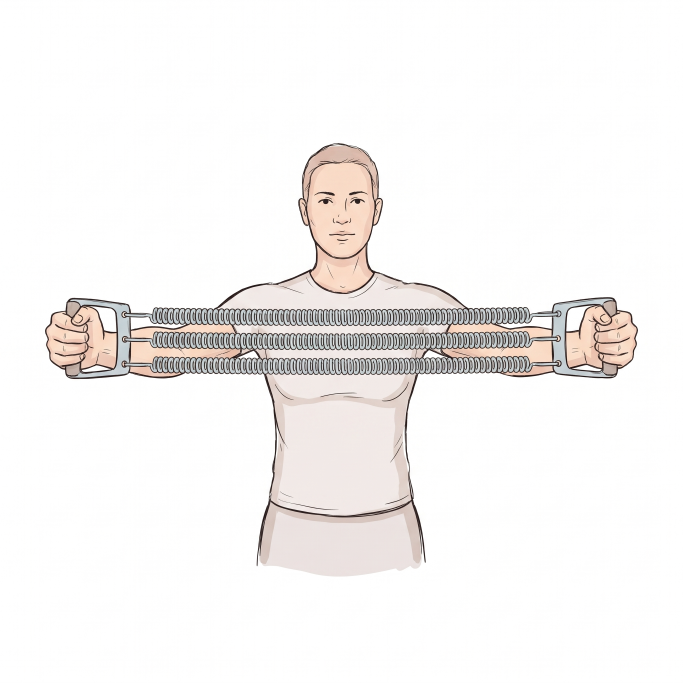
#> input picture obrazky/zdroje/020_pruznost_tuhost_pruziny_ilustrace.png, 2048 x 2048 px (shown at 1/3 size)
$ python 020_pruznost_tuhost_pruziny.py
#> lines starting #> are read from the running program, lines starting #| are printed output that depends on the picture
### obrazky/zdroje/styl.py
"""Jednotný kreslený styl obrázků sbírky. Použití:  from styl import *"""
import os
import matplotlib; matplotlib.use('Agg')
import matplotlib.pyplot as plt
from matplotlib import font_manager as fm
from matplotlib.patches import FancyArrowPatch, Arc

_FONT = os.path.join(os.path.dirname(os.path.abspath(__file__)), 'Caveat-Regular.ttf')
fm.fontManager.addfont(_FONT)

# --- barvy (význam je pevný, viz STYL.md) ---
INK    = '#222222'  # obrysy, osy, text
SILA   = '#d62828'  # síly
MOMENT = '#f77f00'  # momenty
POHYB  = '#7b2cbf'  # rychlost, zrychlení
ROZMER = '#1d6fd1'  # kóty, úhly, vzdálenosti
BOD    = '#2a9d4b'  # těžiště, body, osy otáčení
KOST, SVAL, KUZE, DREVO = '#f1e3c8', '#e07a7a', '#f6d5bf', '#8b5a2b'

W, H, DPI = 6.0, 4.0, 200   # 1200 x 800 px

def start(w=W, h=H, osy=False):
    plt.xkcd(scale=0.8, length=120, randomness=2)
    plt.rcParams.update({
        'font.family': ['Caveat', 'DejaVu Sans'], 'font.size': 20,
        'mathtext.fontset': 'custom', 'mathtext.rm': 'Caveat',
        'mathtext.it': 'Caveat', 'mathtext.bf': 'Caveat',
        'axes.linewidth': 1.8, 'lines.linewidth': 2.4, 'path.effects': [],
        'axes.edgecolor': INK, 'text.color': INK, 'axes.labelcolor': INK,
        'xtick.color': INK, 'ytick.color': INK})
    fig, ax = plt.subplots(figsize=(w, h), dpi=DPI)
    if not osy:
        ax.set_aspect('equal'); ax.axis('off')
    return fig, ax

# [9 lines left out: functions graf, sila, not called in this run]

def kota(ax, x0, y0, x1, y1, text, dx=0, dy=-.15):
    ax.add_patch(FancyArrowPatch((x0, y0), (x1, y1), arrowstyle='<->',
                 mutation_scale=14, lw=1.6, color=ROZMER))
    ax.text((x0 + x1) / 2 + dx, (y0 + y1) / 2 + dy, text, color=ROZMER,
            fontsize=18, ha='center', va='center')

def bod(ax, x, y, text=None, dx=.06, dy=.06):
    ax.plot(x, y, 'o', color=BOD, ms=9)
    if text: ax.text(x + dx, y + dy, text, color=BOD, fontsize=20)

# [11 lines left out: functions uhel, uloz, not called in this run]

### obrazky/zdroje/020_pruznost_tuhost_pruziny.py
"""020 – Tuhost pružiny: pružina se závažím (kóty) + ilustrace expandéru z Gemini (020_pruznost_tuhost_pruziny_ilustrace.png)."""
from styl import *
import numpy as np
from PIL import Image
from matplotlib.patches import Rectangle, FancyBboxPatch

ILU = '020_pruznost_tuhost_pruziny_ilustrace.png'

def pruzina(ax, x, y0, y1, n=10, w=.22):
    ys = np.linspace(y0, y1, 2 * n + 1)
    xs = [x + (w if i % 2 else -w) if 0 < i < 2 * n else x for i in range(2 * n + 1)]
    ax.plot(xs, ys, color='#6d7a86', lw=2.2)

if __name__ == '__main__':
    fig, ax = start(6.4, 4)
    fig.subplots_adjust(left=.0, right=.5, bottom=.02, top=.98)
    ax.add_patch(Rectangle((-.8, 3.0), 3.4, .15, fc='#bbbbbb', ec=INK, lw=2))
    for x in np.linspace(-.75, 2.4, 12): ax.plot([x, x + .15], [3.15, 3.33], color=INK, lw=1.1)
    pruzina(ax, 0, 3.0, 1.0)                                  # volná pružina
    pruzina(ax, 1.7, 3.0, .55)                                 # pružina se závažím
    ax.add_patch(FancyBboxPatch((1.4, -.1), .6, .6, boxstyle='round,pad=0.02', fc='#999999', ec=INK, lw=2))
    ax.text(1.7, .2, '2 kg', color='white', fontsize=17, ha='center', va='center')
    ax.plot([-.35, 2.15], [1.0, 1.0], color=ROZMER, lw=1, ls=':'); ax.plot([1.45, 2.15], [.55, .55], color=ROZMER, lw=1, ls=':')
    kota(ax, -.45, 1.0, -.45, 3.0, '', dy=0); ax.text(-.6, 2.0, '10 cm', color=ROZMER, fontsize=17, ha='right', va='center')
    kota(ax, 2.1, .55, 2.1, 1.0, '', dy=0); ax.text(2.25, .82, '4 mm', color=ROZMER, fontsize=16, va='center')
    ax.text(2.25, .62, '(zvětšeno)', color=ROZMER, fontsize=11, va='center')
    ax.text(.3, .1, '$k$ = ?', color=ROZMER, fontsize=22, ha='center', va='center')
    ax.set_xlim(-1.6, 3.1); ax.set_ylim(-.5, 3.5)
    im = Image.open(ILU).convert('RGB'); a = np.asarray(im)
#> further down, im is the input picture: PIL image 2048x2048 RGB; mean R, G, B 245.7, 243.5, 242.4
    ys, xs = np.where(a.min(2) < 225)
    k = np.asarray(im.crop((xs.min() - 10, ys.min() - 10, xs.max() + 10, ys.max() + 10))).copy(); k[k.min(2) > 235] = 255
#> after `k = np.asarray(im.crop((xs.min() - 10, ys.min() - 10, xs.max() + 10, y`:
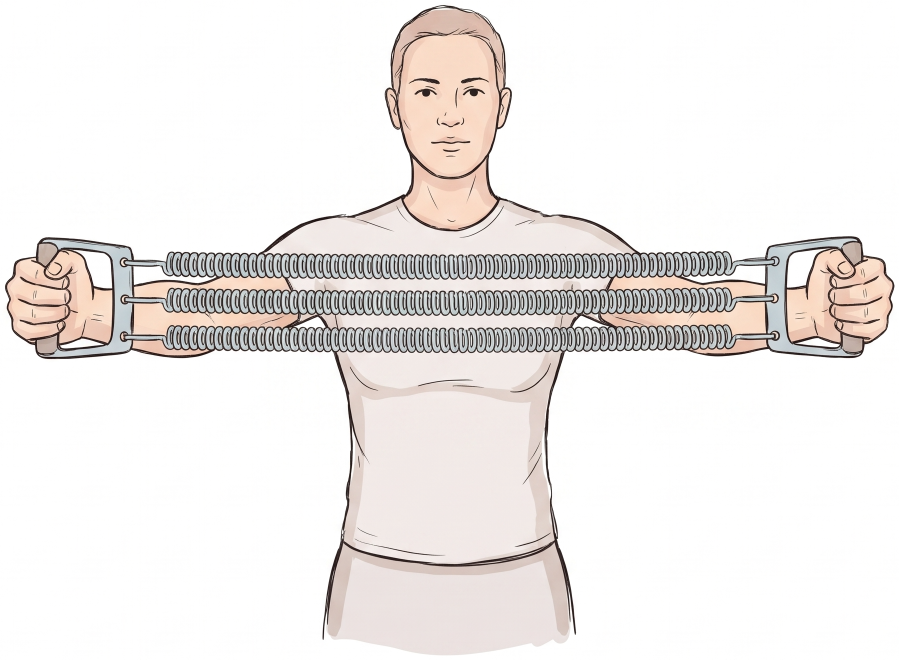
#> k: shape (1319, 1798, 3) (shown at 1/2 size); mean R, G, B 238.7, 234.8, 232.9
    ax2 = fig.add_axes([.52, .12, .46, .76]); ax2.imshow(k); ax2.axis('off')
    ax2.text(k.shape[1] / 2, k.shape[0] + 60, 'pružinový expandér', fontsize=15, ha='center', va='top')
    fig.savefig('020_pruznost_tuhost_pruziny.png', facecolor='white', dpi=DPI)
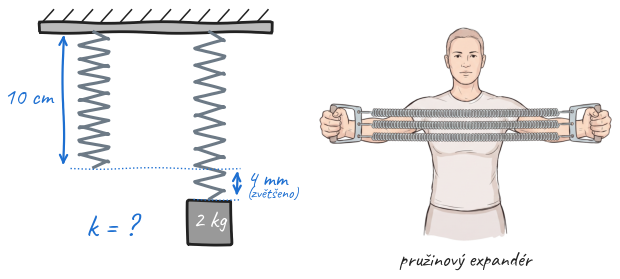
#> figure drawn by matplotlib, 2 panels

$ run again, with obrazky/zdroje/004_pruznost_prodlouzeni_dratu_ilustrace.png copied over obrazky/zdroje/020_pruznost_tuhost_pruziny_ilustrace.png
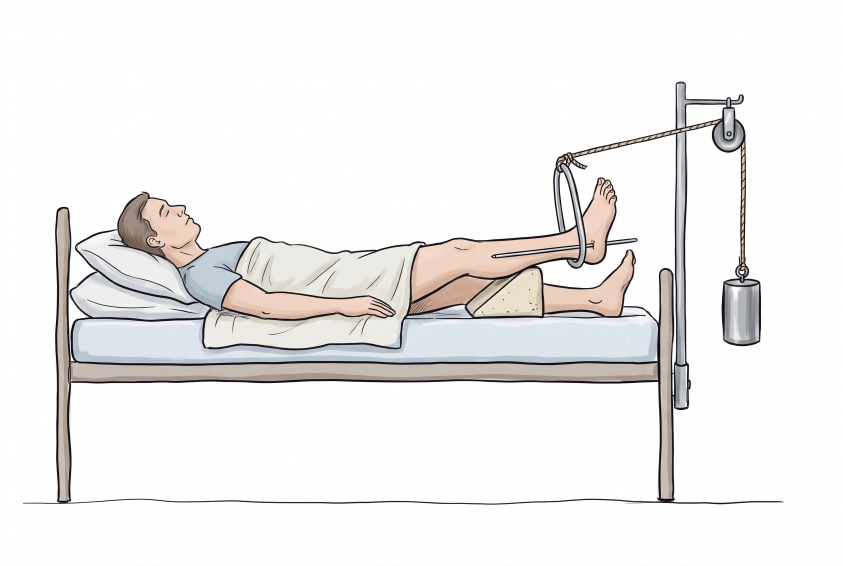
#> input picture obrazky/zdroje/004_pruznost_prodlouzeni_dratu_ilustrace.png, 2528 x 1696 px (shown at 1/3 size)
#> im is the input picture: PIL image 2528x1696 RGB; mean R, G, B 239.4, 238.1, 237.4
#> `k = np.asarray(im.crop((xs.min() - 10, ys.min() - 10, xs.max() + 10, y`:
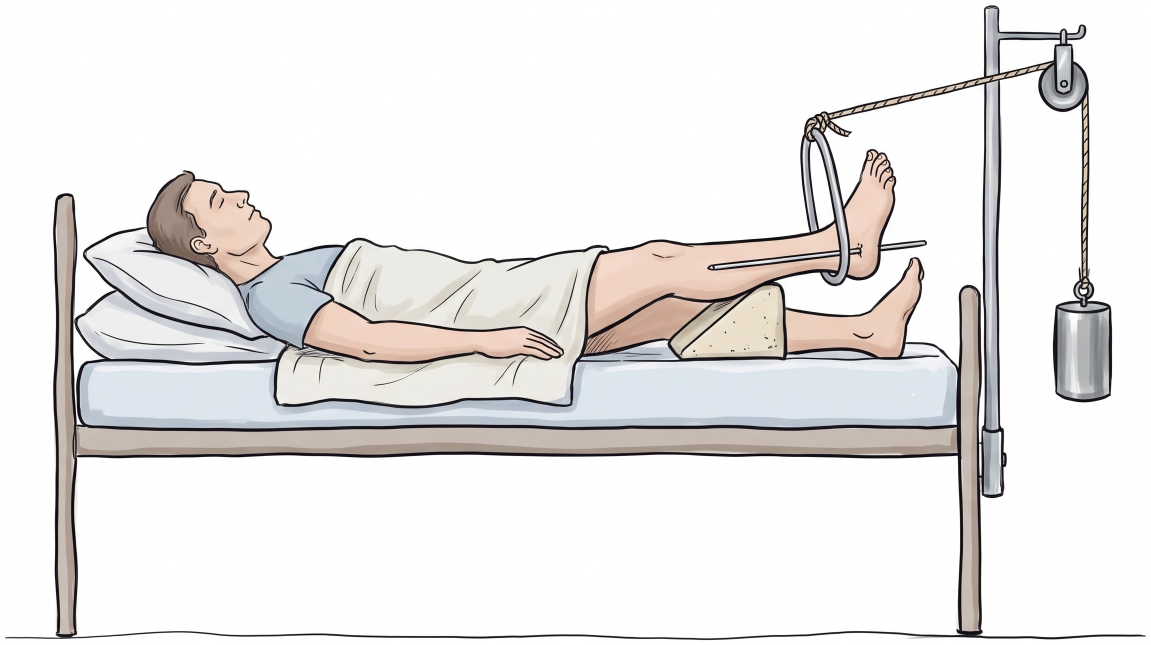
#> k: shape (1289, 2301, 3) (shown at 1/2 size); mean R, G, B 232.7, 230.8, 229.8
#> `fig.savefig('020_pruznost_tuhost_pruziny.png', facecolor='white', dpi=..`:
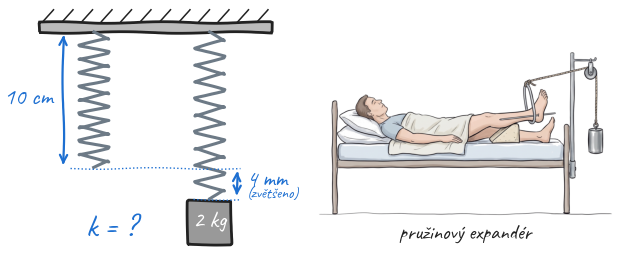
#> figure drawn by matplotlib, 2 panels

$ run again, with obrazky/zdroje/006_pruznost_biceps_kone_ilustrace.png copied over obrazky/zdroje/020_pruznost_tuhost_pruziny_ilustrace.png
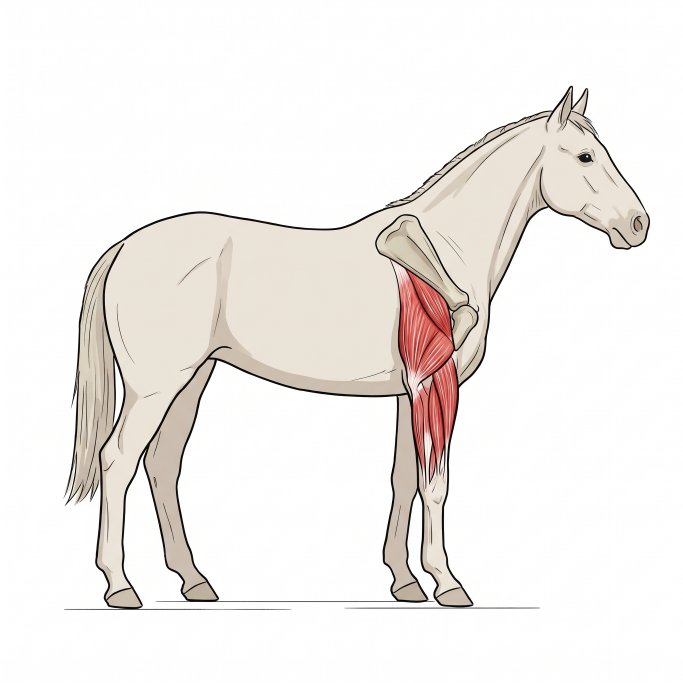
#> input picture obrazky/zdroje/006_pruznost_biceps_kone_ilustrace.png, 2048 x 2048 px (shown at 1/3 size)
#> im is the input picture: PIL image 2048x2048 RGB; mean R, G, B 242, 238.4, 235.5
#> `k = np.asarray(im.crop((xs.min() - 10, ys.min() - 10, xs.max() + 10, y`:
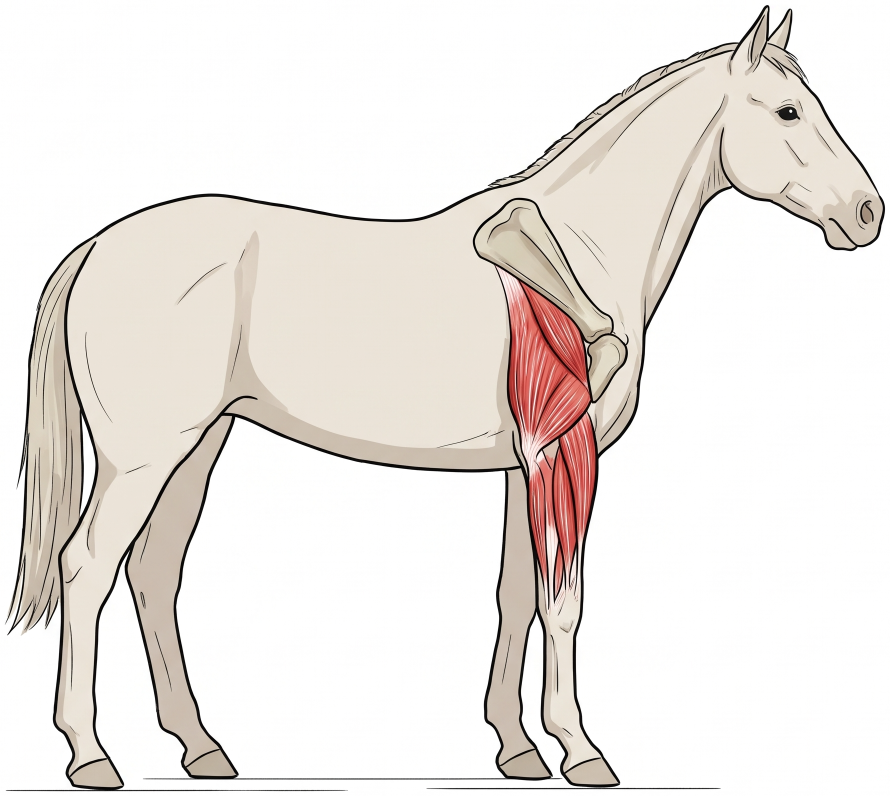
#> k: shape (1592, 1779, 3) (shown at 1/2 size); mean R, G, B 235.9, 230.6, 226.3
#> `fig.savefig('020_pruznost_tuhost_pruziny.png', facecolor='white', dpi=..`:
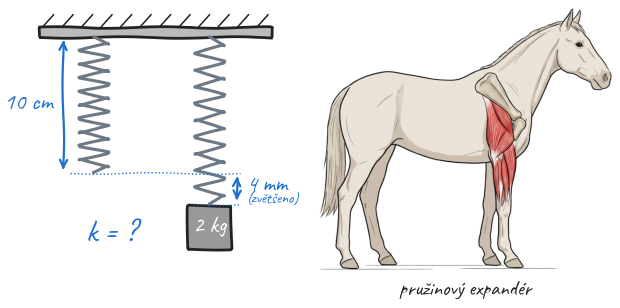
#> figure drawn by matplotlib, 2 panels

$ run again, with obrazky/zdroje/008_pruznost_max_sila_svalu_ilustrace.png copied over obrazky/zdroje/020_pruznost_tuhost_pruziny_ilustrace.png
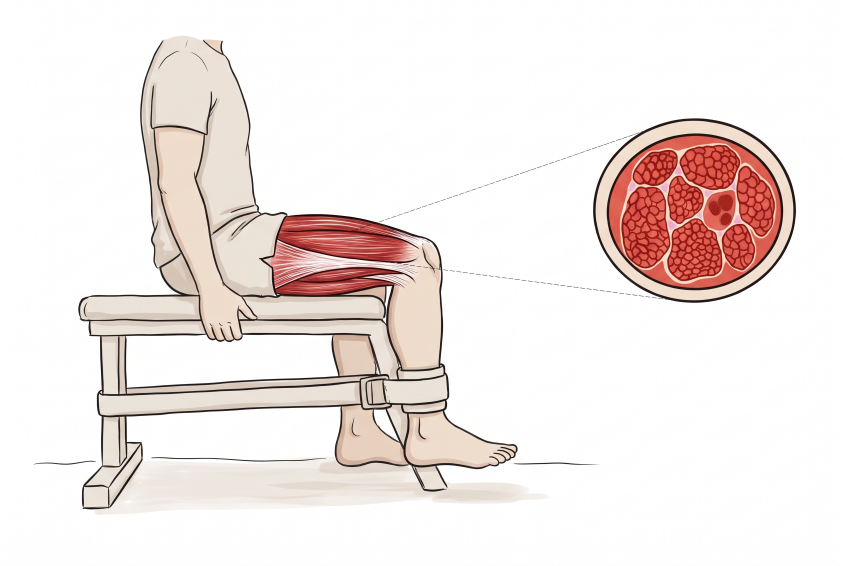
#> input picture obrazky/zdroje/008_pruznost_max_sila_svalu_ilustrace.png, 2528 x 1696 px (shown at 1/3 size)
#> im is the input picture: PIL image 2528x1696 RGB; mean R, G, B 241.4, 232.3, 229.6
#> `k = np.asarray(im.crop((xs.min() - 10, ys.min() - 10, xs.max() + 10, y`:
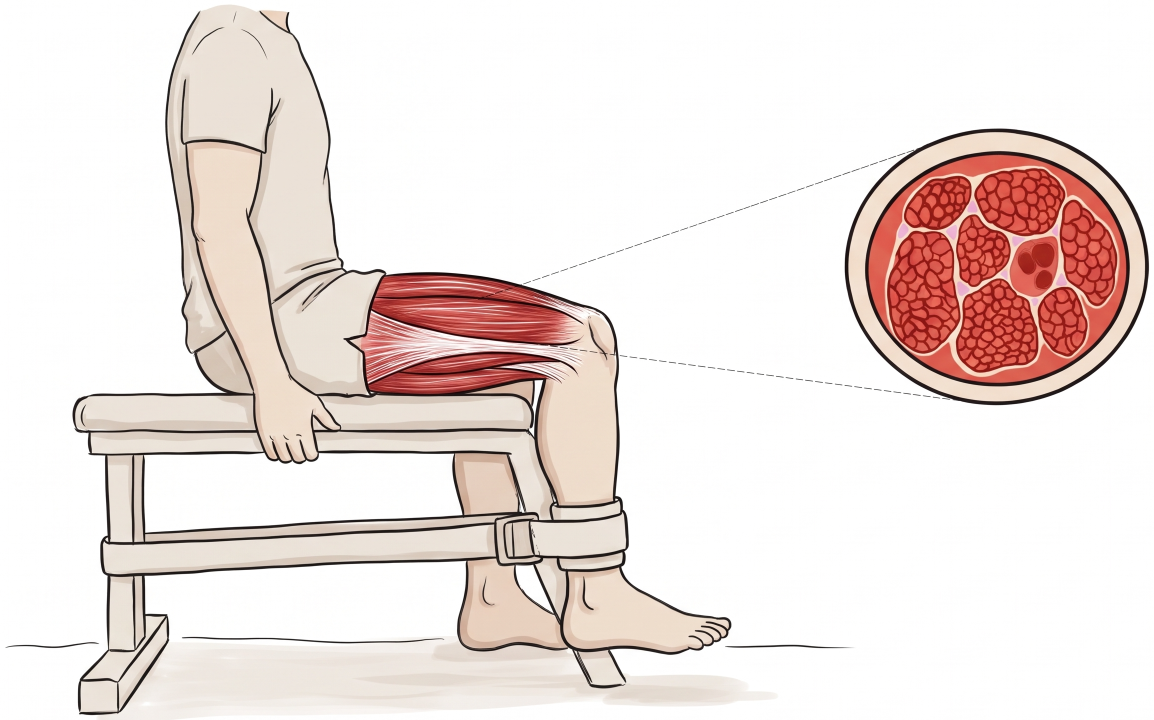
#> k: shape (1440, 2307, 3) (shown at 1/2 size); mean R, G, B 237.5, 225.9, 222.3
#> `fig.savefig('020_pruznost_tuhost_pruziny.png', facecolor='white', dpi=..`:
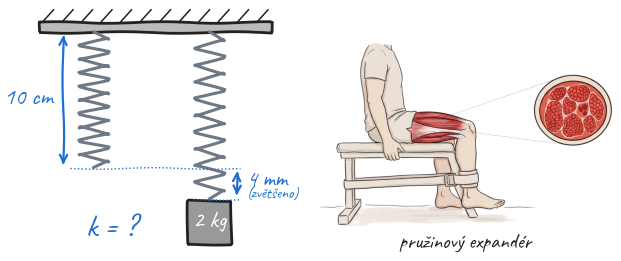
#> figure drawn by matplotlib, 2 panels
